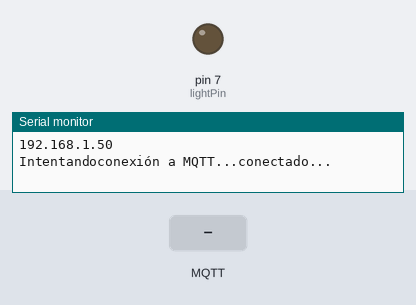
Recording of a program running on a simulated Arduino Uno, built for the host (arithmetic inside an expression is 32-bit, double 64-bit). Shown: output pins drawn as LEDs (lit = HIGH), the last lines printed to the serial monitor. Inputs (shaded band) come from the test bench. WiFi joins after 1.5 s; servers stay silent unless stated; no MQTT or app messages arrive unless stated.

Above: at 3.7 s.
3.8 s: MQTT message "1" arrives on the first subscribed topic
At 4.3 s:
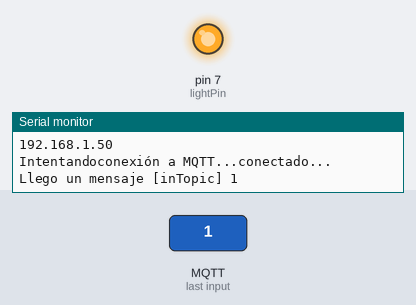
5.3 s: MQTT message "0" arrives on the first subscribed topic
At 6.7 s:
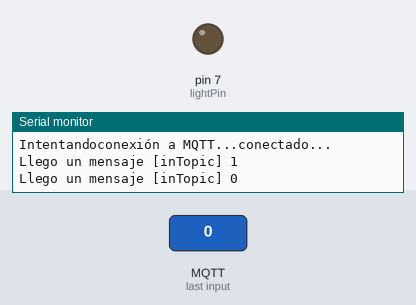
Timing chart, 0 to 8.3 s (numbered marks = the images above; inputs shaded):
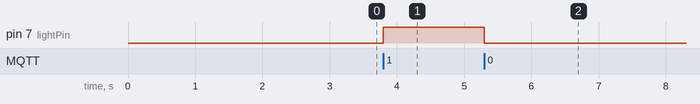

Measured:
- after the input at 3.8 s, pin 7 (lightPin): LOW → HIGH at once
- after the input at 5.3 s, pin 7 (lightPin): HIGH → LOW at once

The program:

main.cpp
```cpp
#include <SPI.h>
#include <Ethernet.h>
#include <PubSubClient.h>

// La IP y MAC de modulo Arduino:
byte mac[] = {
    0xDE, 0xAD, 0xBE, 0xEF, 0xFE, 0xED};
IPAddress ip(192, 168, 1, 177);

// LA IP del servidor MQTT:
IPAddress server(104, 45, 149, 170);

const int lightPin = 7;

// Se crea el cliente ETHERNET con la
// IP y puerto del servidor al que nos vamos
// conectar
EthernetClient ethClient;
PubSubClient client(ethClient);

void callback(char *topic, byte *payload, unsigned int length)
{
  unsigned int i = 0;
  String topico = String(topic);
  char carga = payload[0];
  Serial.print("Llego un mensaje [");
  Serial.print(topic);
  Serial.print("] ");
  for (i = 0; i < length; i++)
  {
    Serial.print((char)payload[i]);
  }

  if (topico == "inTopic")
  {
    if (payload[0] == '1')
    {
      digitalWrite(lightPin, HIGH);
      client.publish("outTopic", "Light On");
    }
    if (payload[0] == '0')
    {
      digitalWrite(lightPin, LOW);
      client.publish("outTopic", "Light Off");
    }
  }
  Serial.println();
}

void reconnect()
{
  // Si nos desconectamos, intentamos reconnectarnos
  while (!client.connected())
  {
    Serial.print("Intentandoconexión a MQTT...");
    // Intentamos conectarnos
    if (client.connect("arduinoClient"))
    {
      Serial.println("conectado...");
      // Una vez conectado, publicamos en un tópico...
      client.publish("outTopic", "hello world");
      // ... y nos volvemos a subscribir
      client.subscribe("inTopic");
    }
    else
    {
      Serial.print("Falló, rc=");
      Serial.print(client.state());
      Serial.println(" Se intentará otra vez en 5 segundos");
      // Esperamos 5 segs
      delay(5000);
    }
  }
}

void setup()
{
  pinMode(lightPin, OUTPUT);
  digitalWrite(lightPin, LOW);
  // Usamos Ethernet.init(pin) para configurar el pin CS:
  Ethernet.init(10); // Ethernet Shield

  // intentamos iniciar la conexión Ethernet:
  Ethernet.begin(mac);

  // Abrimos la comunicación serie y esperamos que se abra el puerto
  Serial.begin(9600);
  while (!Serial)
  {
    ;   // No continuamos hasta que nos conectemos.
        //Usamos el puerto USB nativo (solo para pruebas, comentar en produccion)
  }

  // Verificamos que el hardware Ethernet este presente (bien conectado)
  if (Ethernet.hardwareStatus() == EthernetNoHardware)
  {
    Serial.println("Ethernet shield no encontrado.  Lo siento, no funciona sin hardware. :(");
    while (true)
    {
      delay(1); // ciclo infinito hasta que se conecte el Shield
    }
  }
  while (Ethernet.linkStatus() == LinkOFF)
  {
    Serial.println("Cable Ethernet no conectado o no se obtuvo dirección IP.");
    delay(500);
  }

  // Imprimimos la IP obtenida por DHCP:
  delay(1000);
  Serial.println(Ethernet.localIP());
  client.setServer(server, 1883);
  client.setCallback(callback);
}

void loop()
{
  if (!client.connected())
  {
    reconnect();
  }
  client.loop();
}
```
